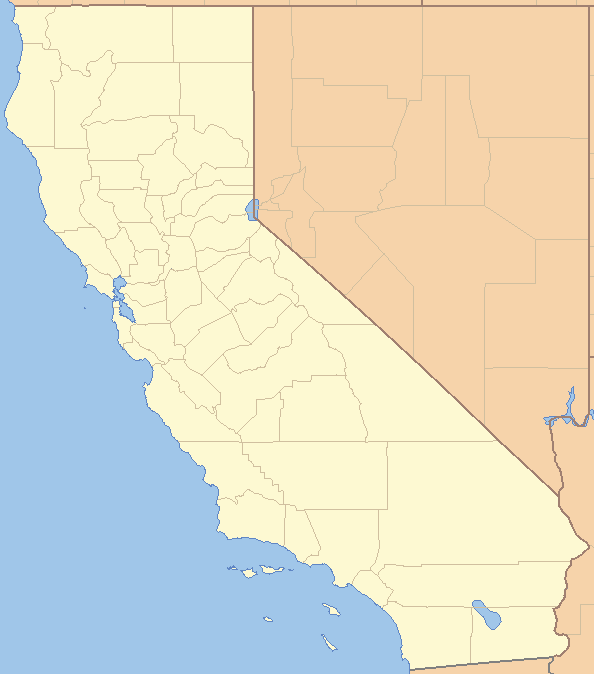
#> input picture UM/ML/hw1/california.png, 594 x 674 px
$ jupyter execute H1P2T1_kmeans.ipynb   (shell and % lines are left out)
#> lines starting #> are read from the running program, lines starting #| are printed output that depends on the picture
## Homework 1 Part 2 Task 1

You will apply k-means clustering to analyze housing data <br>
In general, to do clustering, we need <br>
(1) feature vectors of objects <br>
(2) a distance measure (or a similarity measure) <br>
The result may vary if you change (1) and/or (2) <br>
In standard k-means, L2 norm based distance measure is used. <br>
Thus, k-means clustering result is largely determined by (1) <br>
In this task, you will select different sets of feature components for clustering with different goals. <br>
Also, you will observe the randomness of k-means clustering. <br>
You need to read through the instructions until you see "your work begins here" <br>
This is a guided-task: <br>
You may see the output of a code cell and then figure out the code in that cell. <br>
In each code cell, there are instructions to help you. <br>
This is a very efficient and effective way to learn how to program with sk-learn <br>
Try your best to generate similar results. However, because k-means is somewhat random, your results may be different from those provided in the file. <br>

#### First, we load the dataset
It is a table. Each row contains the information of an area in the state of california. Thus, an area in the state of california is an object in this application; a row is the "raw" feature vector of an object. Other names of a row: a data point, a data sample, an instance, an observation.

[cell 1]
#we need to import the package pandas to read data files
#we give it a new name 'pd', easy to remember and use
import pandas as pd
#the table is in the file housing.csv
housing = pd.read_csv("housing.csv")
#> (reads UM/ML/hw1/housing.csv from the repository)

#use head function to show the first five rows
housing.head()

[cell 2]
# type of variable 'housing' is pandas DataFrame
# it is very important to know the types of variables
# because functions may only work with specific types of variables.
type(housing)

[cell 3]
# get the general information of the DataFrame
housing.info()

[cell 4]
# get some statistics
print(housing.describe())

[cell 5]
#check to see if there is nan in the table
#nan indicates missing value
#do not worry, in this task, we will not use total_bedrooms
housing.isnull().sum()

[cell 6]
# get one column of the DataFrame
housing['ocean_proximity']

[cell 7]
# get two columns of the DataFrame
table1=housing[['longitude', 'latitude']]
table1.head()

[cell 8]
type(table1)

[cell 9]
# type of table1 is DataFrame
# functions in sk-learn may not work well with DataFrame
# often, we need to convert DataFrame to numpy array
table1=table1.values
type(table1)

[cell 10]
# it is a 2D array
table1.shape

[cell 11]
# get an element at row-i and column-j of table1
i=1; j=0
table1[i,j]

[cell 12]
# get row-0 from table1
table1[0,:]

[cell 13]
# get column-0 from table1
table1[:,0]

For more information about numpy array, see the lecture notes

[cell 14]
# show the histograms: one histogram corresponds to one column
import matplotlib.pyplot as plt
housing.hist(bins=50, figsize=(11,8))
plt.show()
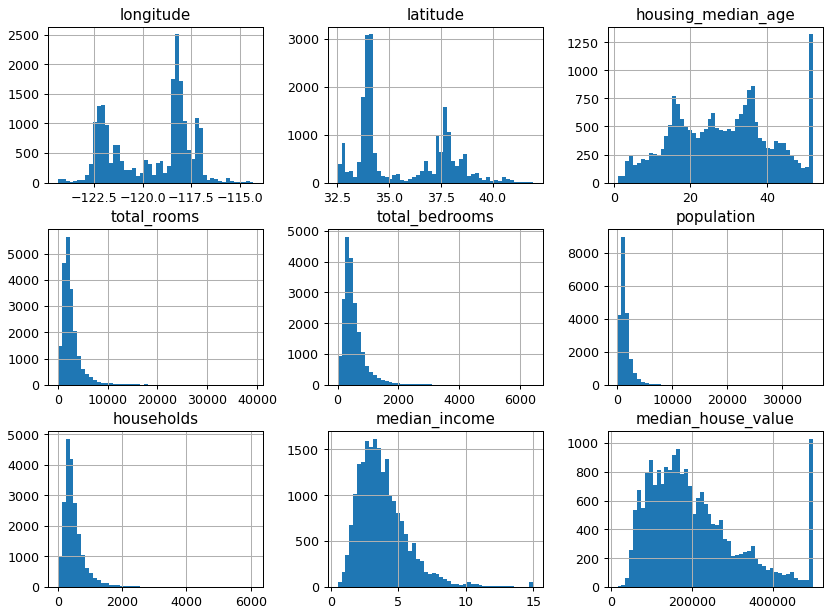
#> figure drawn by matplotlib, 9 panels; panel 1: tallest bar 2507 high, from x = -118.3 to -118.1; panel 2: tallest bar 3086 high, from x = 34.05 to 34.23; panel 3: tallest bar 1321 high, from x = 50.98 to 52; panel 4: tallest bar 5653 high, from x = 1574.7 to 2361.1

[cell 15]
#show the histogram of a column
housing["median_income"].hist()
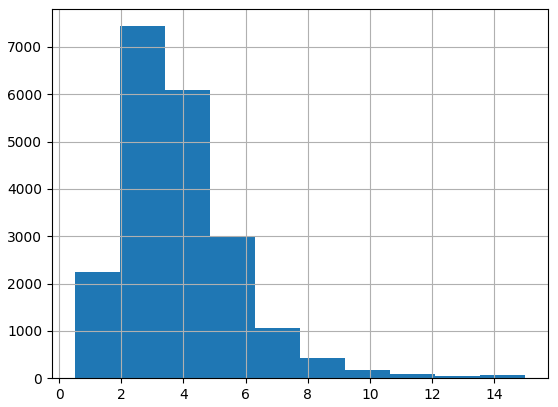
#> figure drawn by matplotlib, 1 panel; tallest bar 7436 high, from x = 1.95 to 3.4

### visualize the data points using pandas buil-in funciton plot

[cell 16]
#each dot represents an area
#the color of a dot shows the median_income in that area
#the size of a dot shows the population in that area
housing.plot(kind="scatter", x="longitude", y="latitude",
    s=housing['population']/100,
    label="population",
    c="median_income", cmap=plt.get_cmap("jet"),
    colorbar=True, alpha=0.4, figsize=(10,7),
)
plt.legend()
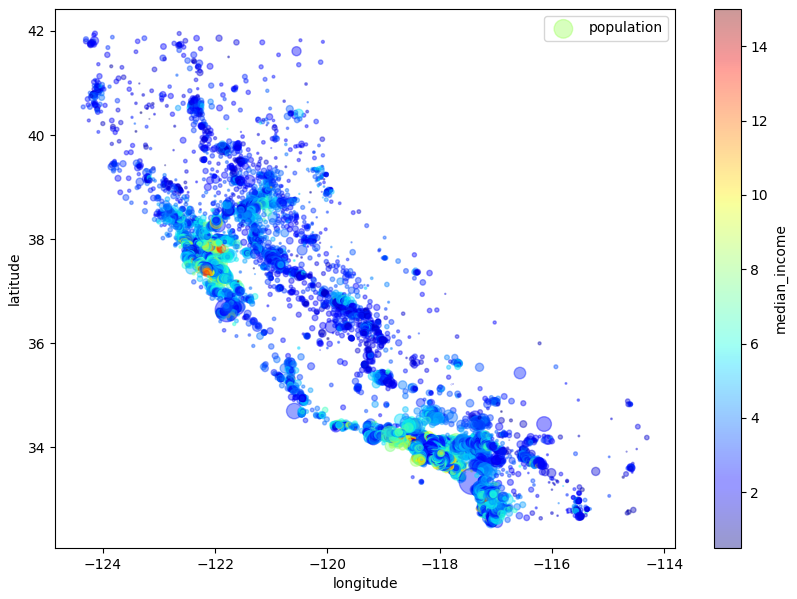
#> figure drawn by matplotlib, 2 panels

### visualize the data points on the map of california using matplotlib

[cell 17]
# the map is an image,'california.png'
# we need the function imread from the module io of the package skimage
from skimage.io import imread
#load the map
california_img=imread('california.png')
#> california_img is the input picture: shape (674, 594, 3); mean R, G, B 225, 221.3, 200.9
#show the map
plt.imshow(california_img, extent=[-124.55, -113.80, 32.45, 42.05], alpha=0.5)
#show the data points
#set the size of the dots by s=1
#set the color of the dots by color = 'b' - blue
#make the dots to be somewhat transparent by alpha=0.4
plt.scatter(x=housing['longitude'], y=housing['latitude'],
            color='b',  marker='.', s=1, alpha=0.4)
#add labels to x-axis and y-axis and set fontsize
plt.ylabel("Latitude", fontsize=14)
plt.xlabel("Longitude", fontsize=14)
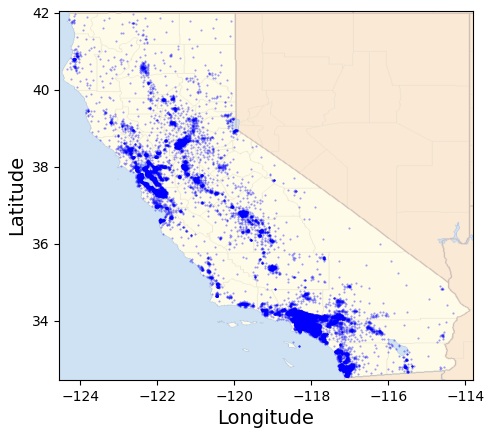
#> figure drawn by matplotlib, 1 panel

#### Handle the categorical variable "ocean_proximity"
Many machine learning algorithms only accept numerical data (numbers) not categorical data (category names). Thus, we need to convert categorical data into numerical data. <br>
In our table, we have a categorical variable "ocean_proximity". We apply one-hot encoding method (https://en.wikipedia.org/wiki/One-hot) to use numbers to represent different "ocean_proximity", which can be easily done by Pandas.

[cell 18]
housing=pd.get_dummies(housing)
housing.head()

In the new "housing" table, we see five new columns <br>
(1) ocean_proximity_<1H OCEAN <br>
(2) ocean_proximity_INLAND <br>
(3) ocean_proximity_ISLAND <br>
(4) ocean_proximity_NEAR BAY <br>
(5) ocean_proximity_NEAR OCEAN <br>
These columns are filled with 1s and 0s by the one-hot encoding method. <br>
If 'ocean_proximity' is 'NEAR BAY' in the original table, then in the new table, 'ocean_proximity_NEAR BAY' is 1 and the other variables are 0s.

## Your work begins here
complete the following 3 sub-tasks <br>
1. cluster the data points based on locations to find out spatial clusters
2. cluster the data points to find out where high/low income people live
3. run k-means several times for sub-task-2 to see if the result is stable or not (do not fix random_state).

### 1. cluster the data points based on locations
location features: longitude, latitude, ocean_proximity <br>
you may need to covert pandas DataFrame to numpy array <br>
you need to normalize the features (e.g. MinMaxScaler in sk-learn): see the lecture notes for why you need to do this.

[cell 19]
# get a new table by selecting columns related to location
# assume the name of the new table is data1
# for example:
#    data1 = housing[['longitude', 'latitude']] to select only two columns
#    data1.head() to show the first five rows

# Select location-related columns: longitude, latitude, and ocean proximity
data1 = housing[
    [
        "longitude",
        "latitude",
        "ocean_proximity_<1H OCEAN",
        "ocean_proximity_INLAND",
        "ocean_proximity_ISLAND",
        "ocean_proximity_NEAR BAY",
        "ocean_proximity_NEAR OCEAN",
    ]
]

[cell 20]
#type of data1 is DataFrame
#convert DataFrame to numpy array
data1 = data1.values  # Convert DataFrame to numpy array

[cell 21]
# normalize data1 using MinMaxScaler in sk-learn
# assume that data1n is the name of the normalized data1
#    data1 -> normlaization -> data1n
# use fit_transform of MinMaxScaler

# Normalize features
from sklearn.preprocessing import MinMaxScaler

scaler1 = MinMaxScaler()
data1n = scaler1.fit_transform(data1)

[cell 22]
print(data1n.shape)

[cell 23]
# run k-means on data1n
# set n_clusters to 3
# read the docmument of k-means on sk-learn website
# assume the cluster labels are stored in the array label1
from sklearn.cluster import KMeans

kmeans1 = KMeans(n_clusters=3)
label1 = kmeans1.fit_predict(data1n)

[cell 24]
# show the clusters using different colors
# you can choose a color in ['r', 'g', 'b', 'm', 'c', 'y']
# code to get the data points in cluster-k
#  cluster_k=data1[label1==k]
# assume 'longitude' is in column-0 of data1
# code to get longitude values of the data points in cluster-k
#  longitude_k=data1[label1==k, 0]
# sample code is here, assuming three clusters
# color=['r', 'g', 'b', 'm', 'c', 'y']
# fig, ax = plt.subplots(1,3, figsize=(10,6))
# for k in range(0, 3):
#    ax[k].imshow(california_img, extent=[-124.55, -113.80, 32.45, 42.05], alpha=0.5)
#    ax[k].scatter(x=data1[label1==k,0], y=data1[label1==k,1],
#                  color=color[k],  marker='.', s=1, alpha=0.4)
#    ax[k].set_ylabel("Latitude", fontsize=14)
#    ax[k].set_xlabel("Longitude", fontsize=14)

color = ["r", "g", "b", "m", "c", "y"]
fig, ax = plt.subplots(1, 3, figsize=(15, 5))
for k in range(3):
    ax[k].imshow(california_img, extent=[-124.55, -113.80, 32.45, 42.05], alpha=0.5)
    ax[k].scatter(
        x=data1[label1 == k, 0],
        y=data1[label1 == k, 1],
        color=color[k],
        marker=".",
        s=1,
        alpha=0.4,
    )
    ax[k].set_ylabel("Latitude", fontsize=14)
    ax[k].set_xlabel("Longitude", fontsize=14)
    ax[k].set_title(f"Cluster {k}")

plt.show()
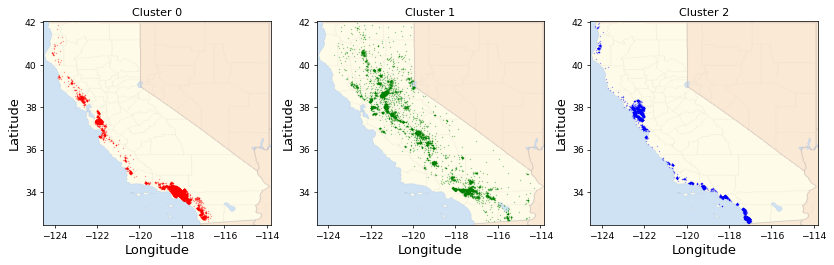
#> figure drawn by matplotlib, 3 panels

[cell 25]
# plot the histogram of cluster labels in label1
plt.hist(label1, bins=3, color="skyblue", edgecolor="black")
plt.xlabel("Cluster Label")
plt.ylabel("Number of Data Points")
plt.title("Histogram of Cluster Labels (Location-based Clustering)")
plt.show()
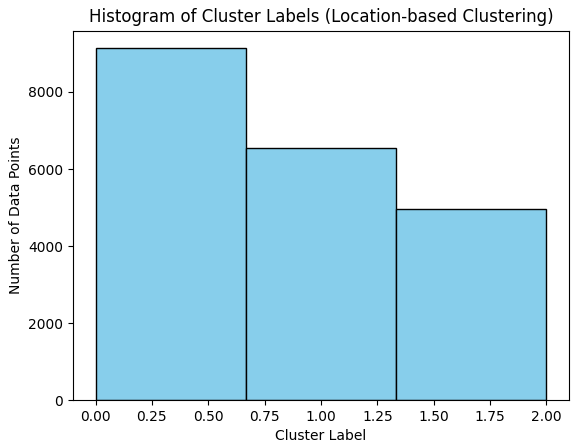
#> figure drawn by matplotlib, 1 panel; tallest bar 9136 high, from x = -5.55e-17 to 0.667

### 2. cluster data to find out where high/low income people live
think about which columns of housing are needed for this sub-task <br>
use at lease two features <br>
use features related to income and location

[cell 26]
#select some columns from housing
#assume the name of the new table is data2

data2 = housing[[
    "longitude",
    "latitude",
    "median_income",
    "ocean_proximity_<1H OCEAN",
    "ocean_proximity_INLAND",
    "ocean_proximity_ISLAND",
    "ocean_proximity_NEAR BAY",
    "ocean_proximity_NEAR OCEAN",
]]

[cell 27]
#type of data2 is DataFrame
#convert DataFrame to numpy array
data2 = data2.values

[cell 28]
#normalize data2 using MinMaxScaler
#assume that data2n is the name of the normlaized data2
# data2 >MinMaxScaler-> data2n
scaler2 = MinMaxScaler()
data2n = scaler2.fit_transform(data2)

[cell 29]
#run k-means on data2n to get cluster labels
#you can try to set n_clusters to 6
#assume the cluster labels are stored in the array label2
kmeans2 = KMeans(n_clusters=6)
label2 = kmeans2.fit_predict(data2n)

[cell 30]
#show the clusters using different colors
#see cell 24
color = ["r", "g", "b", "m", "c", "y"]
fig, ax = plt.subplots(1, 6, figsize=(18, 4))
for k in range(6):
    ax[k].imshow(california_img, extent=[-124.55, -113.80, 32.45, 42.05], alpha=0.5)
    ax[k].scatter(
        x=data2[label2 == k, 0],
        y=data2[label2 == k, 1],
        color=color[k],
        marker=".",
        s=1,
        alpha=0.4,
    )
    ax[k].set_ylabel("Latitude", fontsize=12)
    ax[k].set_xlabel("Longitude", fontsize=12)
    ax[k].set_title(f"Cluster {k}")
plt.show()
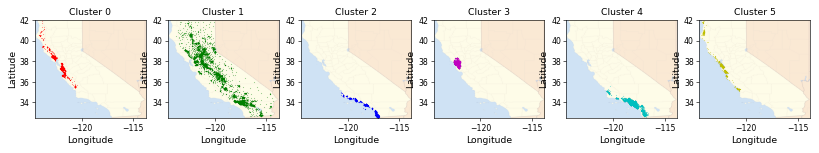
#> figure drawn by matplotlib, 6 panels

[cell 31]
#plot the histogram of cluster labels
# use plt.hist(...)
plt.hist(label2, bins=6, color="skyblue", edgecolor="black")
plt.xlabel("Cluster Label")
plt.ylabel("Number of Data Points")
plt.title("Histogram of Cluster Labels (Income/Location Clustering)")
plt.show()
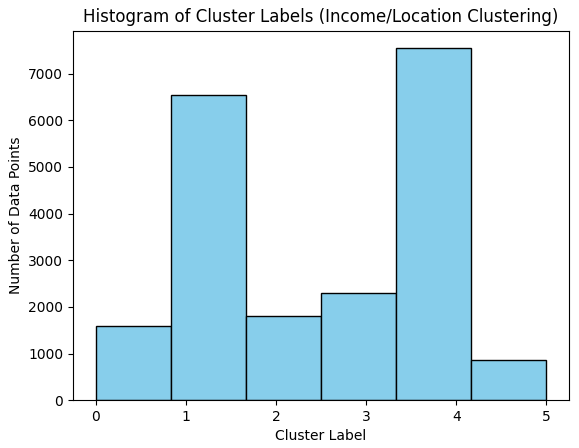
#> figure drawn by matplotlib, 1 panel; tallest bar 7545 high, from x = 3.33 to 4.17

[cell 32]
# [6 lines of commented-out code are left out]
mhv = housing['median_income'].values
for k in range(6):
    mhv_k = mhv[label2 == k]
    print(f"Cluster {k}: Average median_income = {mhv_k.mean():.2f}")

[cell 33]
# show the histograms of 'median_income' in each cluster
# sample code
# color=['r', 'g', 'b', 'm', 'c', 'y']
fig, ax = plt.subplots(1, 6, figsize=(18, 3))
for k in range(6):
    ax[k].hist(x=mhv[label2 == k], color=color[k], bins=10)
    ax[k].set_xlim(0, 15)
    ax[k].set_title(f"Cluster {k}")

plt.show()
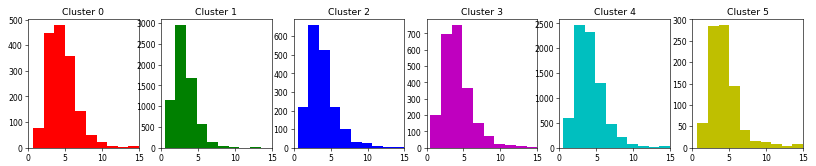
#> figure drawn by matplotlib, 6 panels; panel 1: tallest bar 477 high, from x = 3.57 to 4.99; panel 2: tallest bar 2948 high, from x = 1.95 to 3.4; panel 3: tallest bar 658 high, from x = 1.98 to 3.43; panel 4: tallest bar 749 high, from x = 3.4 to 4.85

we can clearly see some clusters of high-income people

[cell 34]
# show the histogram of 'median_house_value' in each cluster
# you may need to use housing to get median_house_value
# color=['r', 'g', 'b', 'm', 'c', 'y']
# mhv=housing['median_house_value'].values
# then you can use the sample code in the above cell

mhv_house = housing['median_house_value'].values
fig, ax = plt.subplots(1, 6, figsize=(18, 3))
for k in range(6):
    ax[k].hist(x=mhv_house[label2 == k], color=color[k], bins=10)
    ax[k].set_title(f"Cluster {k}")
plt.show()
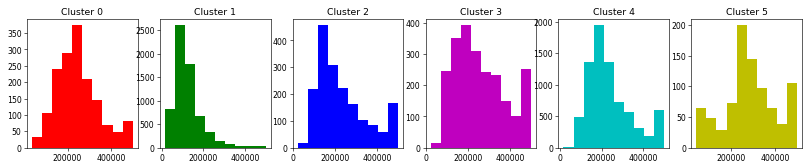
#> figure drawn by matplotlib, 6 panels; panel 1: tallest bar 373 high, from x = 222020.4 to 268350.5; panel 2: tallest bar 2602 high, from x = 63499.2 to 111999.4; panel 3: tallest bar 456 high, from x = 118000.2 to 165750.3; panel 4: tallest bar 391 high, from x = 165750.3 to 213500.4
